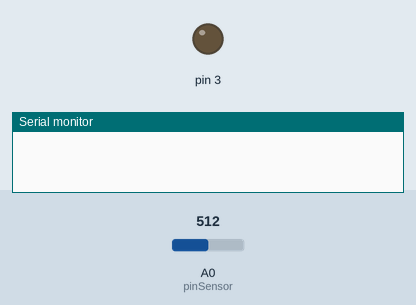
Simulated run of this sketch. Board: Arduino Uno, built with avr-gcc and run on an emulated ATmega328P. Shown: output pins drawn as LEDs (lit = HIGH), the last lines printed to the serial monitor. The inputs (shaded band) are chosen by the test bench; at power-on: A0 (pinSensor) = 512.

Above: at 0.1 s.
At 2.2 s:
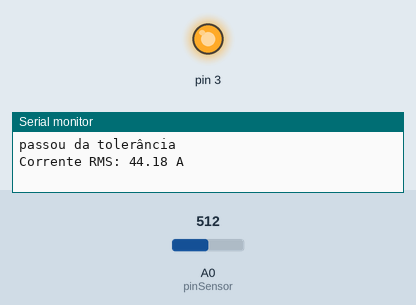
Timing chart, 0 to 3.7 s (numbered marks = the images above):
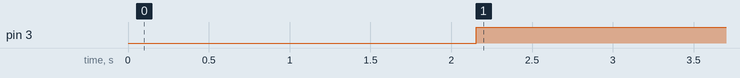

Measured:
- by itself, pin 3: LOW → HIGH at 2.2 s

The sketch:

prog_sensor.ino
```cpp
#include <Arduino.h>
#include <math.h>

// Configurações do sensor
const int pinSensor = A0;       // pino onde está conectado o sensor
const int numAmostras = 200;    // número de leituras para cálculo RMS
const float Vref = 5.0;         // tensão de referência do Arduino
const float Rload = 100.0;      // resistor de carga em ohms
const float N = 2000.0;         // relação de transformação: corrente do fio / corrente sensor
const float tolerancia = 0.2;
const float tolerancia1 = 1.0;
float valorArmazenado = 0;

void setup() {
  Serial.begin(9600);
  pinMode(3, OUTPUT);
  delay(2000);  // espera estabilizar
}

void loop() {
  float somaQuadrados = 0;
  float offset = 0;

  // Passo 1: medir o offset do sensor (tensão em 0 A)
  int somaOffset = 0;
  for (int i = 0; i < 100; i++) {
    somaOffset += analogRead(pinSensor);
    delay(1);
  }
  offset = somaOffset / 100.0;

  // Passo 2: medir corrente RMS
  for (int i = 0; i < numAmostras; i++) {
    int sensorValue = analogRead(pinSensor);

    // Corrige offset
    float vAc = sensorValue - offset;

    // Converte leitura para tensão
    float V = vAc * Vref / 1023.0;

    // Corrente no sensor
    float I_sensor = V / Rload;

    // Corrente real no fio
    float I_fio = I_sensor * N;

    // Soma dos quadrados para RMS
    somaQuadrados += I_fio * I_fio;
  }

  float correnteRMS = sqrt(somaQuadrados / numAmostras);

  correnteRMS = correnteRMS/1.45;

  if((correnteRMS - valorArmazenado) > tolerancia || (correnteRMS - valorArmazenado) <- tolerancia1) {
      Serial.println("passou da tolerância");
      valorArmazenado = correnteRMS;
  }

  int valorEnviado = valorArmazenado*30;

  if (valorEnviado < 255) {
    analogWrite(3, valorEnviado);
  } else {
    analogWrite(3, 255);
  }


  Serial.print("Corrente RMS: ");
  Serial.print(valorArmazenado, 2);
  Serial.println(" A");

  delay(1000);
}
```
